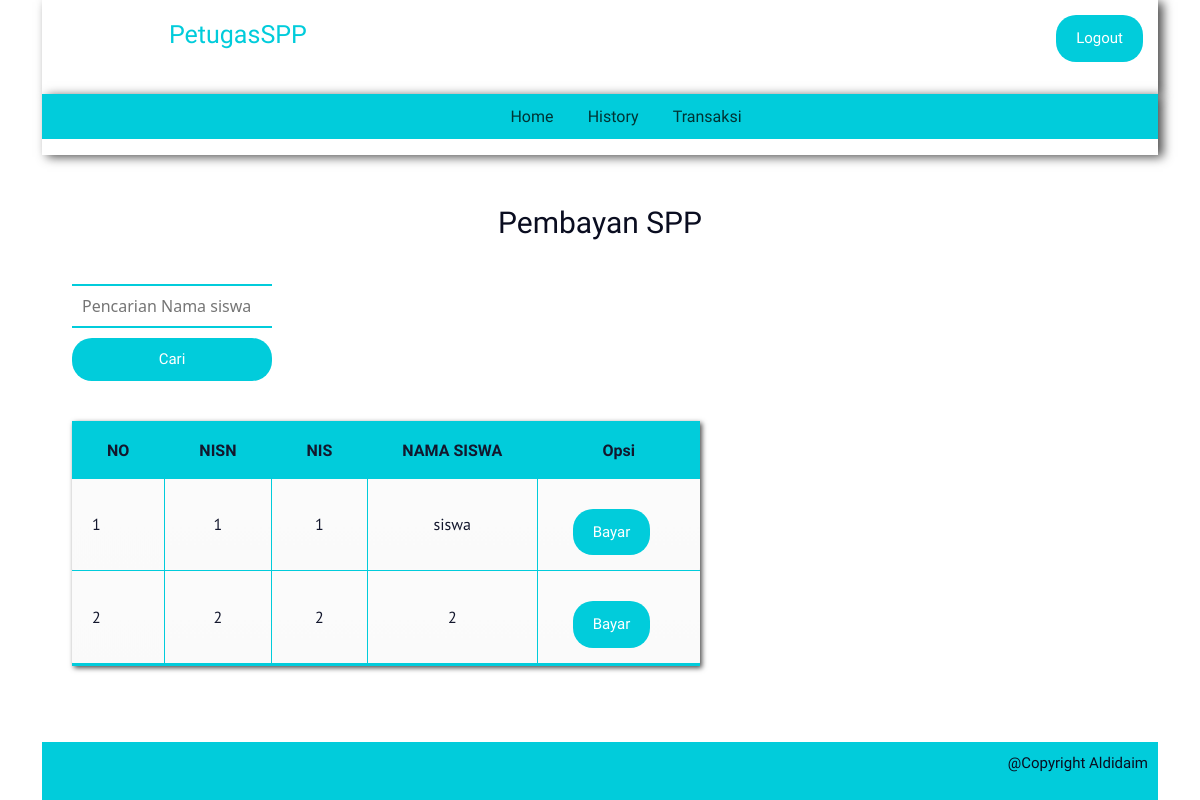
The app's page /petugas/transaksi.php (signed in) with its own data.
### tables this page shows
CREATE TABLE `siswa` (
  `nisn` char(10) NOT NULL,
  `nis` char(8) NOT NULL,
  `nama` varchar(35) NOT NULL,
  `id_kelas` int(11) NOT NULL,
  `alamat` text NOT NULL,
  `no_telp` varchar(13) NOT NULL,
  `id_spp` int(11) NOT NULL
);

### petugas/transaksi.php (the view, shortened to what this page needs)
<?php
include '../koneksi.php';
include 'header.php';
$siswa = query("SELECT * FROM siswa");
?>
<div class="content-all">
	<h2>Pembayan SPP</h2>
	<form action="" method="POST">
		<div class="form">
			<input type="text" name="keyword" placeholder="Pencarian Nama siswa">
			<br>
			<button class="cari" type="submit" name="cari">Cari</button>
		</div>
	</form>
	<div class="tabel">
		<table cellspacing='0'>
			<thead>
				<tr>
					<th>NO</th>
					<th>NISN</th>
					<th>NIS</th>
					<th>NAMA SISWA</th>
					<th>Opsi</th>
				</tr>
			</thead>
			<?php $i = 1; ?>
			<?php foreach ($siswa as $dta) : ?>
				<tbody>
					<tr>
						<td><?= $i++; ?></td>
						<td><?= $dta['nisn'] ?></td>
						<td><?= $dta['nis'] ?></td>
						<td><?= $dta['nama'] ?></td>
						<td>
							<a class="edit" href=" bayar.php?nisn=<?= $dta['nisn'] ?>">Bayar</a>
						</td>
					</tr>
				</tbody>
			<?php endforeach; ?>
		</table>
	</div>
</div>
<?php include "../footer.php"; ?>

### asset/style.css (style rules this page uses)
* { margin: 0; padding: 0; }
.content-all { width: 100%; margin-top: 15px; color: #01ccdb; margin-bottom: 30px; }
.content-all h2 { padding: 35px; font-family: viga; text-align: center; font-size: 30px; color: #0a0d20; }
.tabel { margin-top: 10px; padding: 30px; margin-bottom: 10px; }
table { font-family: "PT Sans"; color: #13172d; background: #eaebec; border-bottom: #01ccdb 3px solid; box-shadow: 2px 2px 5px rgba(0, 0, 0, 0.7); text-align: center; }
table th { padding: 15px 35px; border-top: #01ccdb 3px solid; background: #01ccdb; font-family: Viga; }
table th:first-child { border-left: none; }
table tr { text-align: center; padding-left: 20px; }
table td:first-child { text-align: left; padding-left: 20px; border-left: 0; }
table td { padding: 15px 35px; border-top: 1px solid #01ccdb; border-bottom: 1px solid #01ccdb; border-left: 1px solid #01ccdb; background: #fafafa; background: -webkit-gradient( linear, left top, left bottom, from(#fbfbfb), to(#fafafa) ); background: -moz-linear-gradient(top, #fbfbfb, #fafafa); }
table tr:last-child td { border-bottom: 0; }
table tr:last-child td:first-child { -moz-border-radius-bottomleft: 3px; -webkit-border-bottom-left-radius: 3px; border-bottom-left-radius: 3px; }
table tr:last-child td:last-child { -moz-border-radius-bottomright: 3px; -webkit-border-bottom-right-radius: 3px; border-bottom-right-radius: 3px; }
.edit { font-family: Viga; font-size: 15px; background: #01ccdb; color: white; border-radius: 20px; padding: 12px 20px; margin-top: 15px; float: right; margin-right: 15px; }
.edit { text-decoration: none; }
.form { margin-left: 30px; width: 200px; }
.form input { width: 100%; padding: 8px 10px; border: none; border-bottom: 2px solid #01ccdb; border-top: 2px solid #01ccdb; }
.form .cari { width: 100%; font-family: Viga; font-size: 15px; background: #01ccdb; color: white; border-radius: 20px; padding: 10px 22px; margin-top: 10px; margin-right: 10px; border: none; }

### records on screen
siswa: nisn "1", nis "1", nama "siswa"
siswa: nisn "2", nis "2", nama "2"
